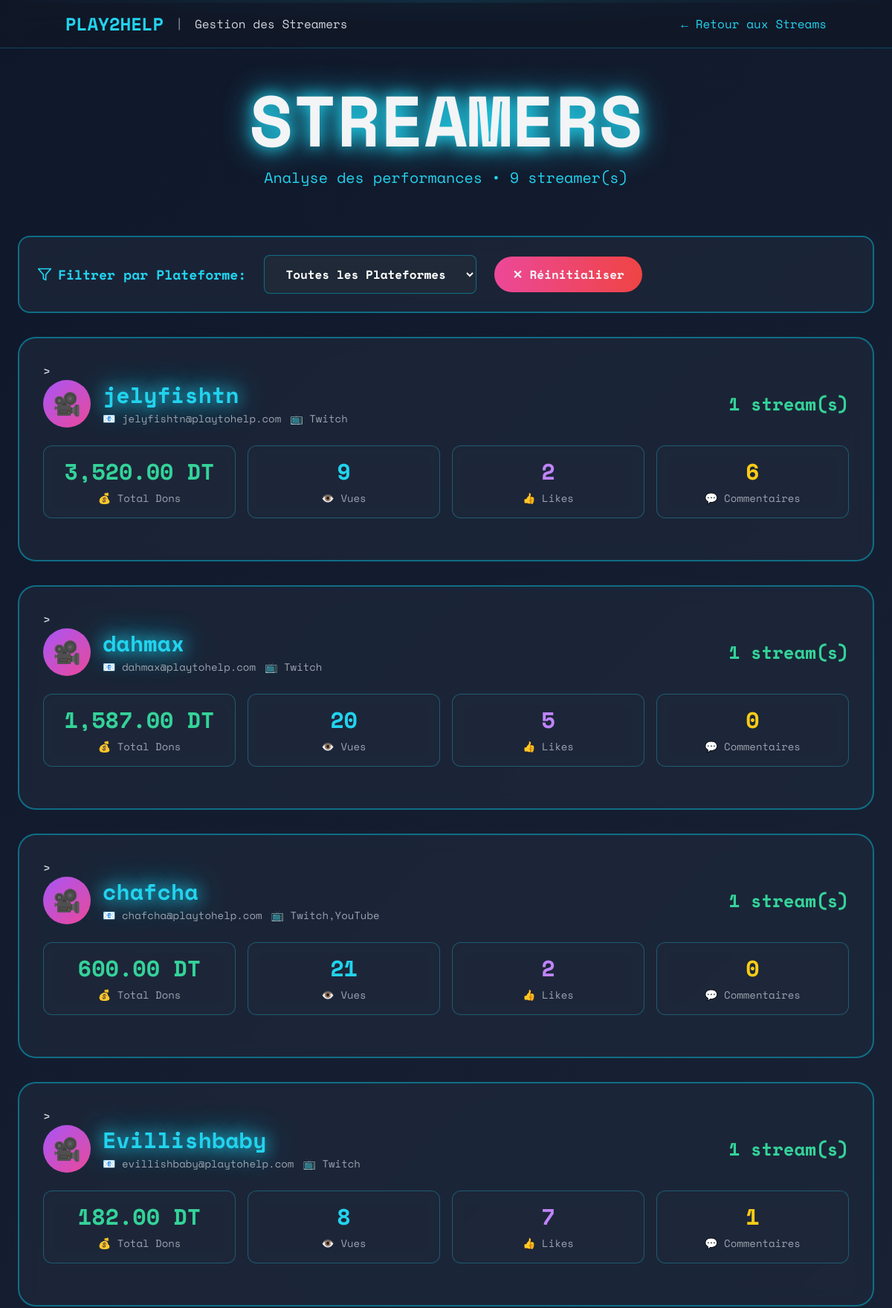
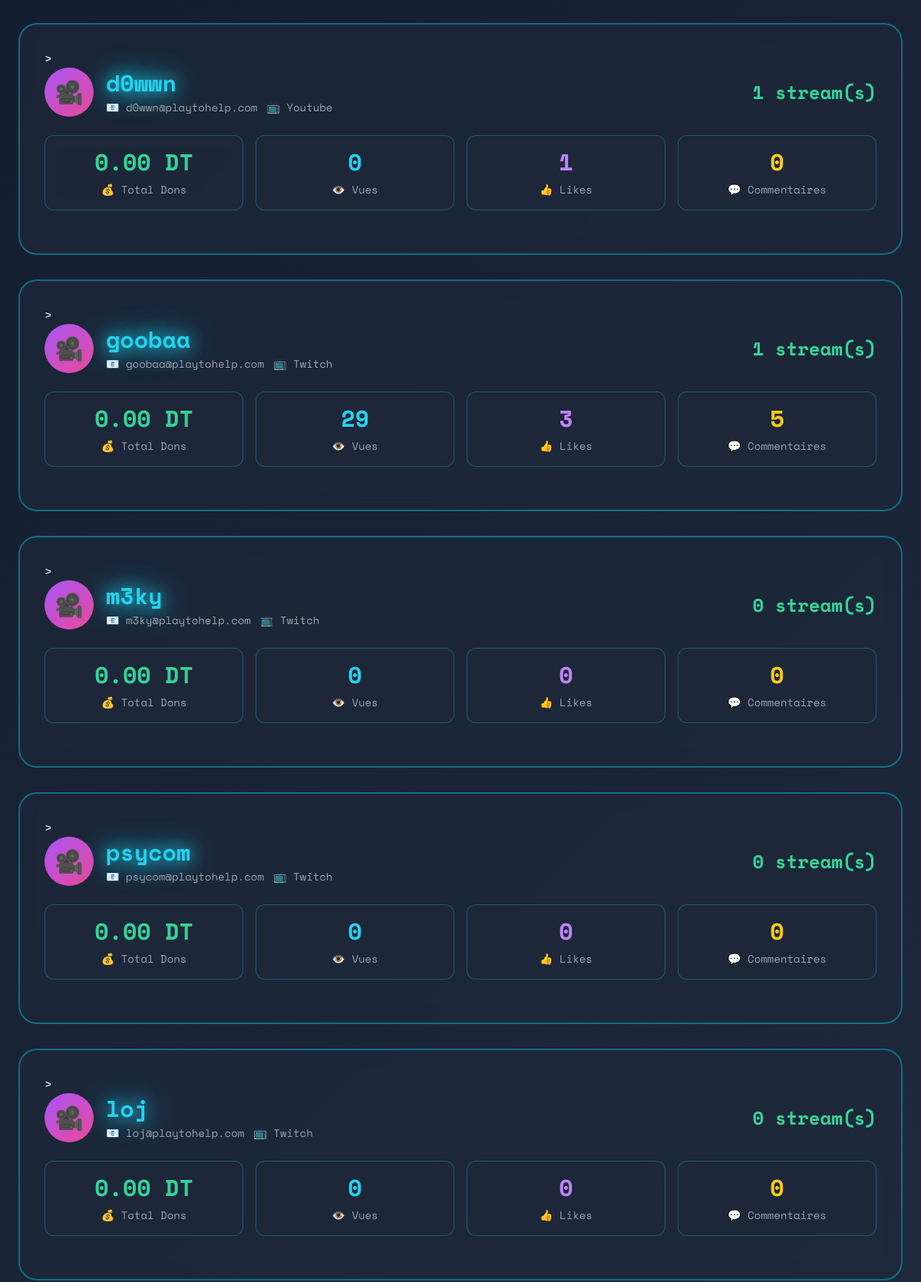
Page /views/backoffice/stream/streamer_streams.php (upper part) on the committed database (2 pictures, top to bottom).
### tables this page shows
CREATE TABLE `streamer` (
  `id_user` int(11) NOT NULL,
  `pseudo` varchar(100) NOT NULL,
  `description` text DEFAULT NULL,
  `lien_stream` varchar(255) DEFAULT NULL,
  `date_validation` datetime DEFAULT NULL,
  `plateforme` varchar(100) NOT NULL DEFAULT 'Twitch'
);

CREATE TABLE `utilisateur` (
  `id_user` int(11) NOT NULL,
  `nom` varchar(100) NOT NULL,
  `prenom` varchar(100) NOT NULL,
  `email` varchar(255) NOT NULL,
  `mot_de_passe` varchar(255) NOT NULL,
  `date_inscription` datetime DEFAULT current_timestamp(),
  `type_utilisateur` enum('User','Streamer','Admin') NOT NULL DEFAULT 'User'
);

### config/config.php (called while the page is built)
<?php
class config {
    private static $pdo = null;
    public static function getConnexion() {
        if (self::$pdo === null) {
            try {
                self::$pdo = new PDO(
                    "mysql:host=localhost;dbname=playtohelp_merged;charset=utf8mb4",
                    "root",
                    "",
                    [
                        PDO::ATTR_ERRMODE => PDO::ERRMODE_EXCEPTION,
                        PDO::ATTR_DEFAULT_FETCH_MODE => PDO::FETCH_ASSOC,
                        PDO::ATTR_EMULATE_PREPARES => false
                    ]
                );
            } catch (PDOException $e) {
                die("Erreur de connexion: " . $e->getMessage());
            }
        }
        return self::$pdo;
    }
}
?>

### controllers/StreamController.php (called while the page is built, shortened)
<?php
require_once __DIR__ . '/../config/config.php';
class StreamController {
    private $db;
    public function __construct() {
        $this->db = Config::getConnexion();
    }
    public function getStreamerStreams(): array {
        $sql = "SELECT st.id_user,
                       st.pseudo as streamer_pseudo,
                       st.plateforme as streamer_plateforme,
                       u.email as streamer_email,
                       COUNT(s.id_stream) as nb_streams,
                       SUM(s.don_total) as total_dons,
                       SUM(s.nb_vues) as total_vues,
                       SUM(s.nb_likes) as total_likes,
                       SUM(s.nb_commentaires) as total_commentaires
                FROM streamer st
                LEFT JOIN utilisateur u ON st.id_user = u.id_user
                LEFT JOIN stream s ON st.id_user = s.id_streamer
                GROUP BY st.id_user
                ORDER BY nb_streams DESC, total_dons DESC";
        $stmt = $this->db->query($sql);
        return $stmt->fetchAll(PDO::FETCH_ASSOC);
    }
}

### views/backoffice/stream/streamer_streams.php (the view, shortened to what this page needs)
<?php
require_once __DIR__ . '/../../../config/config.php';
require_once __DIR__ . '/../../../controllers/StreamController.php';
$controller = new StreamController();
?>
<!DOCTYPE html>
<html lang="fr" class="bg-gray-950 text-gray-100">
<head>
    <script src="https://cdn.tailwindcss.com"></script>
</head>
<body class="relative min-h-screen overflow-x-hidden">
    <nav class="bg-gray-900/80 backdrop-blur-lg border-b border-cyan-500/30 py-4 px-6">
        <div class="container mx-auto flex justify-between items-center">
            <div class="flex items-center space-x-4">
                <a href="../dashboard.php" class="text-2xl font-bold text-cyan-400 font-orbitron hover:text-cyan-300 transition">PLAY2HELP</a>
                <span class="text-gray-400">|</span>
                <span class="text-gray-300">Gestion des Streamers</span>
            </div>
            <div class="flex items-center space-x-6">
                <a href="streams.php" class="text-cyan-400 hover:text-cyan-300 transition">← Retour aux Streams</a>
            </div>
        </div>
    </nav>
<?php
$streamers = [];
try {
    $streamers = $controller->getStreamerStreams();
} catch (Throwable $e) {
    $error = "Erreur chargement: " . htmlspecialchars($e->getMessage());
}
?>
    <main class="container mx-auto px-6 py-12 max-w-7xl relative z-10">
        <div class="text-center mb-16">
            <h1 class="text-6xl md:text-8xl font-bold font-orbitron neon animate-pulse">STREAMERS</h1>
            <p class="text-cyan-400 text-xl mt-4">Analyse des performances • <?= count($streamers) ?> streamer(s)</p>
        </div>
        <div class="card rounded-2xl p-6 mb-8 border-2 border-cyan-500/50">
            <div class="flex flex-col md:flex-row items-center gap-6">
                <label class="text-cyan-400 font-semibold text-lg flex items-center gap-2">
                    <i data-feather="filter" class="w-5 h-5"></i>
                    Filtrer par Plateforme:
                </label>
                <select id="platformFilter" onchange="filterByPlatform()" class="bg-gray-800 border border-cyan-500/50 rounded-lg px-6 py-3 text-white focus:outline-none focus:border-cyan-500 transition min-w-[250px] font-semibold">
                    <option value="">Toutes les Plateformes</option>
                </select>
                <button onclick="resetFilter()" class="bg-gradient-to-r from-pink-500 to-red-500 px-6 py-3 rounded-full font-bold hover:scale-105 transition">
                    ✕ Réinitialiser
                </button>
            </div>
        </div>
        <?php foreach ($streamers as $streamer): ?>
            <div class="card rounded-3xl p-8 mb-8 glow border-2 border-cyan-500/50 streamer-card"
                 data-platform="<?= htmlspecialchars($streamer['streamer_plateforme'] ?? '') ?>"
                 onclick="toggleStreams(<?= $streamer['id_user'] ?>)">>
                <div class="flex justify-between items-center mb-6">
                    <div class="flex items-center gap-4">
                        <div class="w-16 h-16 bg-gradient-to-br from-purple-500 to-pink-500 rounded-full flex items-center justify-center text-3xl">
                            🎥
                        </div>
                        <div>
                            <div class="text-3xl font-bold text-cyan-400 neon">
                                <?= htmlspecialchars($streamer['streamer_pseudo']) ?>
                            </div>
                            <div class="text-gray-400 text-sm flex items-center gap-3 mt-1">
                                <span>📧 <?= htmlspecialchars($streamer['streamer_email']) ?></span>
                                <span>📺 <?= htmlspecialchars($streamer['streamer_plateforme'] ?? 'N/A') ?></span>
                            </div>
                        </div>
                    </div>
                    <div class="text-right">
                        <span class="text-2xl font-bold text-emerald-400">
                            <?= (int)$streamer['nb_streams'] ?> stream(s)
                        </span>
                    </div>
                </div>
                <div class="grid grid-cols-2 md:grid-cols-4 gap-4 mb-6">
                    <div class="card p-4 rounded-xl text-center">
                        <div class="text-3xl font-bold text-emerald-400"><?= number_format((float)($streamer['total_dons'] ?? 0), 2) ?> DT</div>
                        <div class="text-gray-400 text-sm mt-2">💰 Total Dons</div>
                    </div>
                    <div class="card p-4 rounded-xl text-center">
                        <div class="text-3xl font-bold text-cyan-400"><?= number_format((int)($streamer['total_vues'] ?? 0)) ?></div>
                        <div class="text-gray-400 text-sm mt-2">👁️ Vues</div>
                    </div>
                    <div class="card p-4 rounded-xl text-center">
                        <div class="text-3xl font-bold text-purple-400"><?= number_format((int)($streamer['total_likes'] ?? 0)) ?></div>
                        <div class="text-gray-400 text-sm mt-2">👍 Likes</div>
                    </div>
                    <div class="card p-4 rounded-xl text-center">
                        <div class="text-3xl font-bold text-yellow-400"><?= number_format((int)($streamer['total_commentaires'] ?? 0)) ?></div>
                        <div class="text-gray-400 text-sm mt-2">💬 Commentaires</div>
                    </div>
                </div>
            </div>
        <?php endforeach; ?>
    </main>
</body>
</html>

### views/backoffice/stream/streamer_streams.php (style rules this page uses)
body { font-family: 'Space Mono', monospace; background: linear-gradient(135deg, #0f172a 0%, #1e293b 100%); }
.card { background: rgba(30, 41, 59, 0.7); backdrop-filter: blur(10px); border: 1px solid rgba(34, 211, 238, 0.3); }
.neon { text-shadow: 0 0 20px #22d3ee, 0 0 40px #22d3ee; }
.streamer-card { cursor: pointer; transition: all 0.3s ease; }

### rows in the picture
streamer: pseudo "jelyfishtn", id_user.email "jelyfishtn@playtohelp.com", plateforme "Twitch", nb_streams "1", total_dons "3,520.00", total_vues "9", total_likes "2", total_commentaires "6"
streamer: pseudo "dahmax", id_user.email "dahmax@playtohelp.com", plateforme "Twitch", nb_streams "1", total_dons "1,587.00", total_vues "20", total_likes "5", total_commentaires "0"
streamer: pseudo "chafcha", id_user.email "chafcha@playtohelp.com", plateforme "Twitch,YouTube", nb_streams "1", total_dons "600.00", total_vues "21", total_likes "2", total_commentaires "0"
streamer: pseudo "Evillishbaby", id_user.email "evillishbaby@playtohelp.com", plateforme "Twitch", nb_streams "1", total_dons "182.00", total_vues "8", total_likes "7", total_commentaires "1"
streamer: pseudo "d0wwn", id_user.email "d0wwn@playtohelp.com", plateforme "Youtube", nb_streams "1", total_dons "0.00", total_vues "0", total_likes "1", total_commentaires "0"
streamer: pseudo "goobaa", id_user.email "goobaa@playtohelp.com", plateforme "Twitch", nb_streams "1", total_dons "0.00", total_vues "29", total_likes "3", total_commentaires "5"
streamer: pseudo "m3ky", id_user.email "m3ky@playtohelp.com", plateforme "Twitch", nb_streams "0", total_dons "0.00", total_vues "0", total_likes "0", total_commentaires "0"
streamer: pseudo "psycom", id_user.email "psycom@playtohelp.com", plateforme "Twitch", nb_streams "0", total_dons "0.00", total_vues "0", total_likes "0", total_commentaires "0"
streamer: pseudo "loj", id_user.email "loj@playtohelp.com", plateforme "Twitch", nb_streams "0", total_dons "0.00", total_vues "0", total_likes "0", total_commentaires "0"

### other values in the picture
count($streamers) "9"
